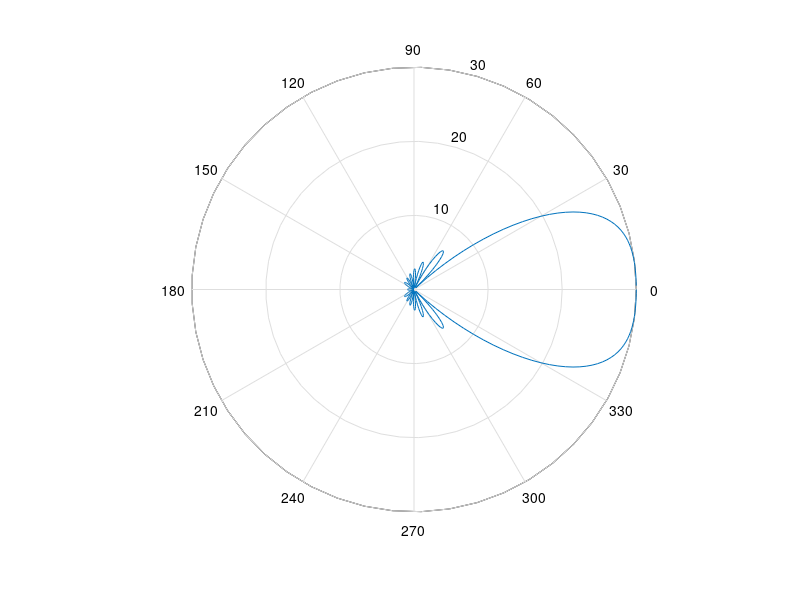

Recreate this plot in MATLAB.
clear all;

% element numbers
N = 30;

% element spacing
d = 0.12;

% theta zero direction
% 90 degree for braodside, 0 degree for endfire.
theta_zero = 0;

An = 1;
j = sqrt(-1);
AF = zeros(1,360);

for theta=1:360
    
    % change degree to radian
    deg2rad(theta) = (theta*pi)/180;
    
    %array factor calculation
    for n=0:N-1
        AF(theta) = AF(theta) + An*exp(j*n*2*pi*d*(cos(deg2rad(theta))-cos(theta_zero*pi/180))) ;
    end
    AF(theta) = abs(AF(theta));
    
end

% plot the array factor
polar(deg2rad,AF);
